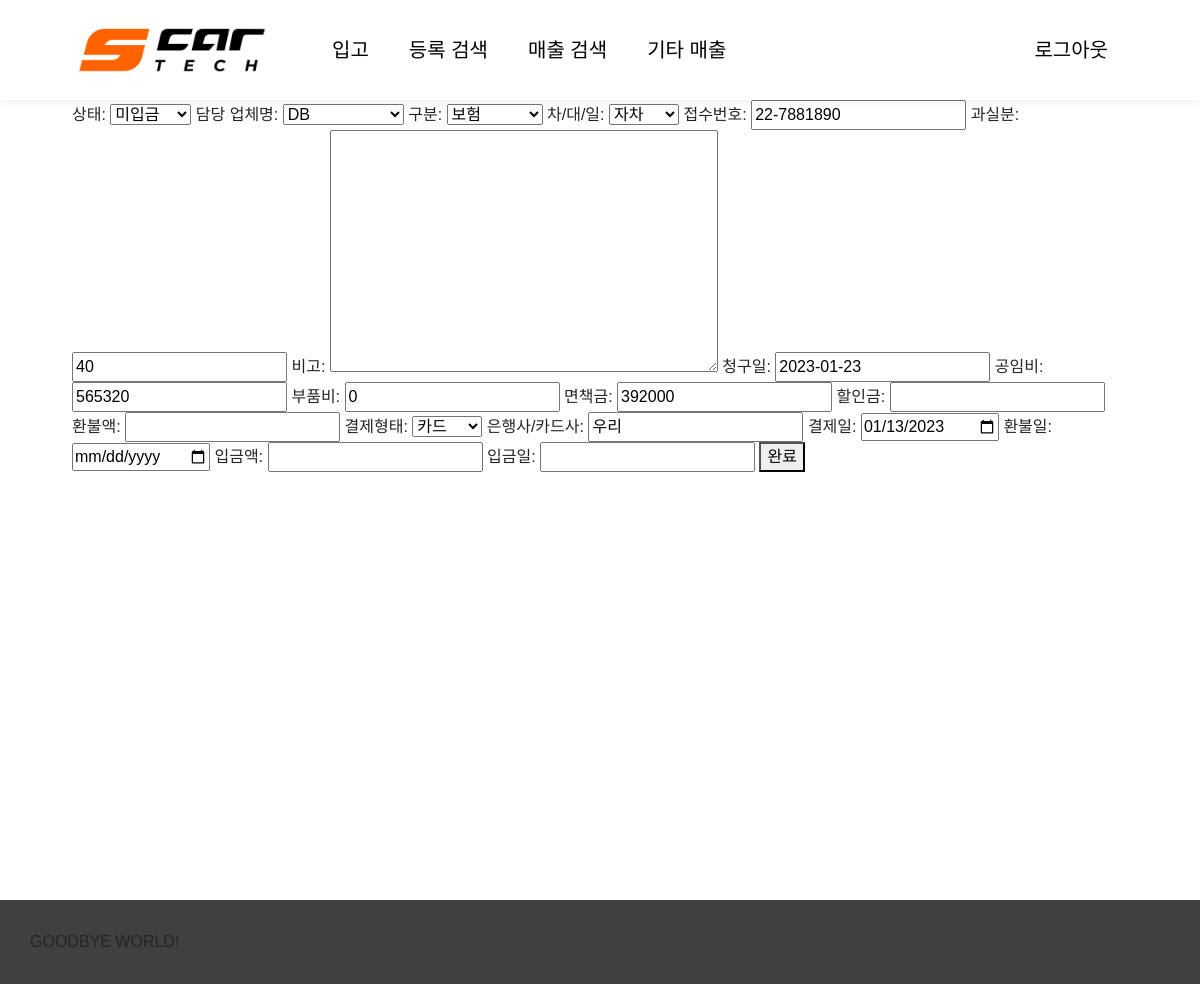
/demand/edit_order/324/ (signed in), run on the app's committed database.
### demand/models.py (models this page shows, shortened)
class Sales(TimeStampedModel):
    status = models.CharField(choices=[(value, value)for value in STATUS_DICT.values()],
                              max_length=20, default="미청구", verbose_name="상태")
    class Meta:
        ordering = ["-created",]
        verbose_name = "매출"
        verbose_name_plural = "매출(들)"
        abstract = True

class Order(Sales):
    class Meta:
        verbose_name = "주문 매출"
        verbose_name_plural = "주문 매출(들)"
    register = models.ForeignKey(
        Register, null=True, on_delete=models.CASCADE, verbose_name="등록", related_name="orders")
    charged_company = models.ForeignKey(
        ChargedCompany, null=True, related_name="orders", verbose_name="담당 업체명", on_delete=models.CASCADE)
    charge_type = models.CharField(choices=(("보험", "보험"), ("일반경정비", "일반경정비"), (
        "일반판도", "일반판도"), ("렌트판도", "렌트판도"), ("렌트일반", "렌트일반"),
        ("인정매출", "인정매출")), max_length=20, verbose_name="구분")
    order_type = models.CharField(null=True, blank=True, choices=(
        ("자차", "자차"), ("대물", "대물"), ("일반", "일반")), max_length=10, verbose_name="차/대/일")
    receipt_number = models.CharField(
        max_length=20, verbose_name="접수번호", null=True, blank=True)
    fault_ratio = models.IntegerField(
        null=True, blank=True, verbose_name="과실분")
    payment = models.OneToOneField(
        Payment, null=True, blank=True, related_name="order", verbose_name="결제", on_delete=models.CASCADE)
    charge = models.OneToOneField(
        Charge, null=True, blank=True, related_name="order", verbose_name="청구", on_delete=models.CASCADE)
    deposit = models.OneToOneField(
        Deposit, null=True, blank=True, related_name="order", verbose_name="입금", on_delete=models.CASCADE)
    note = models.TextField(blank=True, null=True, verbose_name="비고")

class Charge(TimeStampedModel):
    class Meta:
        ordering = ["-created",]
        verbose_name = "청구 정보"
        verbose_name_plural = "청구 정보(들)"
    charge_date = models.DateField(verbose_name="청구일")
    wage_amount = models.IntegerField(default=0, verbose_name="공임비")
    component_amount = models.IntegerField(default=0, verbose_name="부품비")

class Payment(TimeStampedModel):
    class Meta:
        ordering = ["-created",]
        verbose_name = "면책금 정보"
        verbose_name_plural = "면책금 정보(들)"
    indemnity_amount = models.IntegerField(
        blank=True, null=True, verbose_name="면책금")
    discount_amount = models.IntegerField(
        blank=True, null=True, verbose_name="할인금")
    refund_amount = models.IntegerField(
        blank=True, null=True, verbose_name="환불액")
    payment_type = models.CharField(blank=True, null=True, max_length=30, choices=(
        ("카드", "카드"), ("현금", "현금"), ("은행", "은행")), verbose_name="결제형태")
    payment_info = models.CharField(
        blank=True, null=True, max_length=60, verbose_name="은행사/카드사")
    payment_date = models.DateField(blank=True, null=True, verbose_name="결제일")
    refund_date = models.DateField(blank=True, null=True, verbose_name="환불일")

### demand/views.py (the view, shortened to what this page needs)
# urls.py: path("edit_order/<int:pk>/", views.edit_order, name="edit_order"),
@login_required
def edit_order(request, pk):
    order = get_object_or_404(Order, pk=pk)
    order_form = OrderForm(instance=order)
    deposit_form = DepositForm(instance=order.deposit)
    charge_form = ChargeForm(instance=order.charge)
    payment_form = PaymentForm(instance=order.payment)
    if request.method == "GET":
        return render(request, "demand/edit_order.html", context={
            "order_form": order_form,
            "deposit_form": deposit_form,
            "charge_form": charge_form,
            "payment_form": payment_form,
        })

### demand/forms.py
class OrderForm(forms.ModelForm):
    class Meta:
        model = Order
        exclude = ["register", "payment", "charge", "deposit",]

class DepositForm(forms.ModelForm):
    class Meta:
        model = Deposit
        fields = "__all__"

### demand/models.py (called while the page is built)
    def __str__(self):
        return self.name

### templates/demand/edit_order.html (shortened to what this page needs)
{% extends "base.html" %}
{% load formset_tags %}
{% load static %}
{% block css %}
<link rel="stylesheet" href="{% static 'css/home.css' %}">
{% endblock css %}
{% block content %}
<form id="form" method="POST">
    {{order_form}}
    {{charge_form}}
    {{payment_form}}
    {{deposit_form}}
    <button>완료</button>
</form>
{% endblock content %}
{% block footer%}
{% include "modules/footer.html" %}
{% endblock footer%}

### static/css/project.css (style rules this page uses)
* { --blue: #009cff; --orange: #ff6300; font-family: "Noto Sans KR", sans-serif; font-weight: 400; }
body { position: relative; max-width: 100vw; min-height: calc(var(--vh) * 100); }

### data on the page
Order: status "미입금", charged_company "DB", charge_type "보험", order_type "자차", receipt_number "22-7881890", fault_ratio "40"
Charge: charge_date "2023-01-23", wage_amount "565320", component_amount "0"
Payment: indemnity_amount "392000", payment_type "카드", payment_info "우리", payment_date "01/13/2023"
